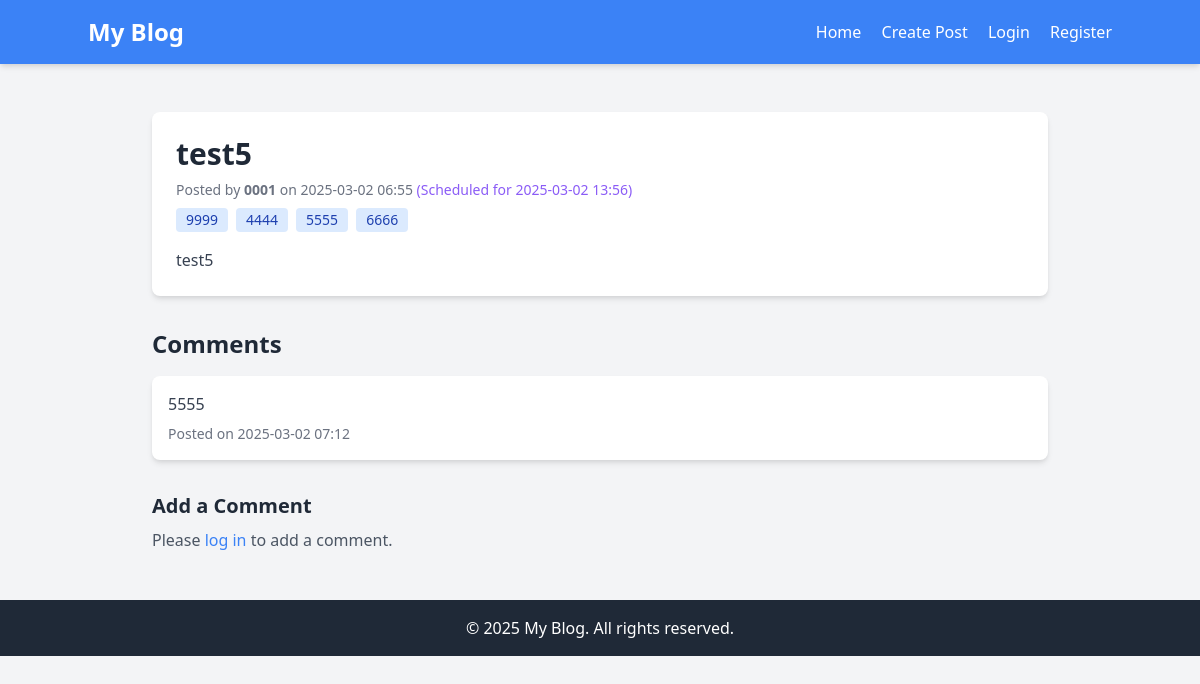
/post/6, run on the app's committed database.
### app/models.py (models this page shows)
class Post(db.Model):
    id = db.Column(db.Integer, primary_key=True)
    title = db.Column(db.String(120), nullable=False)
    content = db.Column(db.Text, nullable=False)
    created_at = db.Column(db.DateTime, default=datetime.utcnow)
    scheduled_at = db.Column(db.DateTime, nullable=True)
    user_id = db.Column(db.Integer, db.ForeignKey('user.id'), nullable=False)
    comments = db.relationship('Comment', backref='post', lazy=True)
    tags = db.relationship('Tag', secondary=post_tags, backref=db.backref('posts', lazy=True))

class User(db.Model):
    id = db.Column(db.Integer, primary_key=True)
    username = db.Column(db.String(80), unique=True, nullable=False)
    password = db.Column(db.String(120), nullable=False)
    posts = db.relationship('Post', backref='author', lazy=True)

class Tag(db.Model):
    id = db.Column(db.Integer, primary_key=True)
    name = db.Column(db.String(50), unique=True, nullable=False)

class Comment(db.Model):
    id = db.Column(db.Integer, primary_key=True)
    content = db.Column(db.Text, nullable=False)
    created_at = db.Column(db.DateTime, default=datetime.utcnow)
    post_id = db.Column(db.Integer, db.ForeignKey('post.id'), nullable=False)

### app/routes.py (the view)
@bp.route('/post/<int:id>')
@token_required
def view_post(id):
    post = Post.query.get_or_404(id)
    comments = Comment.query.filter_by(post_id=id).all()
    form = CommentForm()
    return render_template('post.html', post=post, comments=comments, form=form, current_user=g.get('current_user'))

### app/routes.py (called while the page is built)
def token_required(f):
    @wraps(f)
    def decorated(*args, **kwargs):
        token = request.headers.get('Authorization') or request.cookies.get('token')
        if token and token.startswith('Bearer '):
            token = token.split(' ')[1]
        if token:
            try:
                data = jwt.decode(token, os.getenv('JWT_SECRET_KEY'), algorithms=['HS256'])
                g.current_user = User.query.get(data['user_id'])
            except:
                g.current_user = None
        else:
            g.current_user = None
        return f(*args, **kwargs)
    return decorated

### app/templates/post.html (shortened to what this page needs)
{% extends "base.html" %}
{% block content %}
    <div class="max-w-4xl mx-auto mt-8">
        <div class="bg-white p-6 rounded-lg shadow-md mb-8">
            <h1 class="text-3xl font-bold text-gray-800 mb-2">{{ post.title }}</h1>
            <p class="text-sm text-gray-500 mb-2">
                Posted by <span class="font-semibold">{{ post.author.username }}</span> on
                {{ post.created_at.strftime('%Y-%m-%d %H:%M') }}
                {% if post.scheduled_at %}
                    <span class="text-purple-500"> (Scheduled for {{ post.scheduled_at.strftime('%Y-%m-%d %H:%M') }})</span>
                {% endif %}
            </p>
            {% if post.tags %}
                <div class="flex flex-wrap gap-2 mb-4">
                    {% for tag in post.tags %}
                        <span class="inline-block bg-blue-100 text-blue-800 text-sm font-medium px-2.5 py-0.5 rounded">{{ tag.name }}</span>
                    {% endfor %}
                </div>
            {% endif %}
            <div class="text-gray-700 prose max-w-none">{{ post.content|safe }}</div>
        </div>
        <h2 class="text-2xl font-bold text-gray-800 mb-4">Comments</h2>
        {% if comments %}
            {% for comment in comments %}
                <div class="bg-white p-4 mb-4 rounded-lg shadow-md">
                    <div class="text-gray-700 prose max-w-none">{{ comment.content|safe }}</div>
                    <p class="text-sm text-gray-500 mt-2">
                        Posted on {{ comment.created_at.strftime('%Y-%m-%d %H:%M') }}
                    </p>
                </div>
            {% endfor %}
        {% else %}
            <p class="text-gray-600 italic">No comments yet. Be the first to comment!</p>
        {% endif %}
        <div class="mt-8">
            <h3 class="text-xl font-semibold text-gray-800 mb-2">Add a Comment</h3>
            {% if current_user %}
                <form method="POST" action="{{ url_for('main.add_comment', post_id=post.id) }}" class="space-y-4">
                    {{ form.hidden_tag() }}
                    <div>
                        <label for="content" class="block text-sm font-medium text-gray-700">Your Comment (WYSIWYG Editor)</label>
                        <textarea id="summernote-comment" name="content" class="w-full"></textarea>
                    </div>
                    {{ form.submit(class="bg-blue-500 text-white p-2 rounded-md hover:bg-blue-600 transition duration-200") }}
                </form>
            {% else %}
                <p class="text-gray-600">Please <a href="{{ url_for('auth.login') }}" class="text-blue-500 hover:underline">log in</a> to add a comment.</p>
            {% endif %}
        </div>
    </div>
{% endblock %}

### data on the page
Post: title "test5", created_at "2025-03-02 06:55", scheduled_at "2025-03-02 13:56", content "test5"
User: author.username "0001"
Tag: name "9999"
Tag: name "4444"
Tag: name "5555"
Tag: name "6666"
Comment: content "5555", created_at "2025-03-02 07:12"
